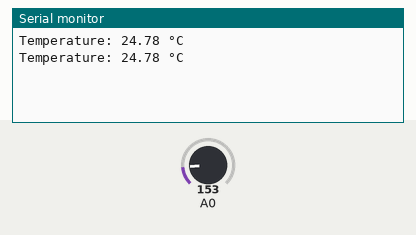
This sketch was run on a simulated Arduino Uno, built with avr-gcc and run on an emulated ATmega328P. Shown: the last lines printed to the serial monitor. The test bench sets the inputs (shaded band); at power-on: A0 = 153.

Above: at 1.8 s.
1.9 s: A0 set to 165
At 2.5 s:
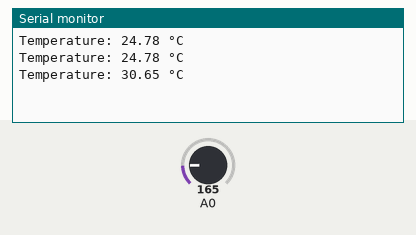
3.4 s: A0 set to 175
At 4.8 s:
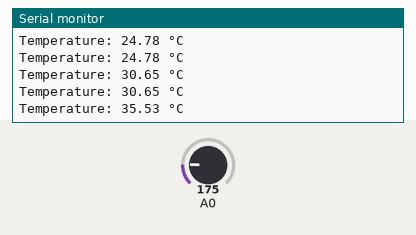
Timing chart, 0 to 6.4 s (numbered marks = the images above; inputs shaded):
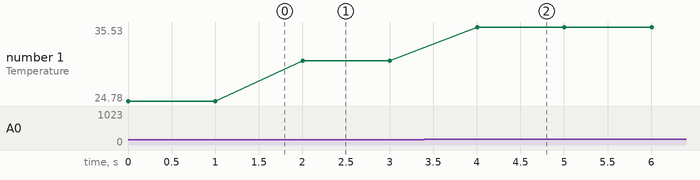

The sketch:

temperature_monitor.ino
```cpp
void setup() {
  Serial.begin(9600); // Start Serial Monitor
}

void loop() {
  int sensorValue = analogRead(A0); // Read TMP36 analog value
  float voltage = sensorValue * (5.0 / 1023.0); // Convert to voltage
  float temperatureC = (voltage - 0.5) * 100.0; // TMP36 formula in °C

  Serial.print("Temperature: ");
  Serial.print(temperatureC);
  Serial.println(" °C");

  delay(1000); // Read every 1 second
}
```

Measured:
- after the input at 1.9 s, the serial monitor: prints a new line after 0.10 s (image 1)
- after the input at 3.4 s, the serial monitor: prints a new line after 0.60 s (image 2)
- plotted number 1: 24.78 → 30.65 after the input at 1.9 s, 30.65 → 35.53 after the input at 3.4 s
